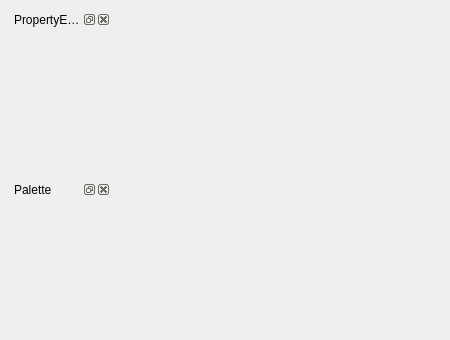
<?xml version="1.0" encoding="UTF-8"?>
<ui version="4.0">
 <class>MigrationEditor</class>
 <widget class="QWidget" name="MigrationEditor">
  <property name="geometry">
   <rect>
    <x>0</x>
    <y>0</y>
    <width>450</width>
    <height>340</height>
   </rect>
  </property>
  <property name="sizePolicy">
   <sizepolicy hsizetype="Ignored" vsizetype="Ignored">
    <horstretch>0</horstretch>
    <verstretch>0</verstretch>
   </sizepolicy>
  </property>
  <property name="windowTitle">
   <string>Form</string>
  </property>
  <widget class="QWidget" name="editorWidget" native="true">
   <property name="geometry">
    <rect>
     <x>120</x>
     <y>10</y>
     <width>321</width>
     <height>321</height>
    </rect>
   </property>
   <property name="sizePolicy">
    <sizepolicy hsizetype="Ignored" vsizetype="Ignored">
     <horstretch>0</horstretch>
     <verstretch>0</verstretch>
    </sizepolicy>
   </property>
  </widget>
  <widget class="QDockWidget" name="propertyEditorDock">
   <property name="geometry">
    <rect>
     <x>10</x>
     <y>10</y>
     <width>101</width>
     <height>161</height>
    </rect>
   </property>
   <property name="floating">
    <bool>false</bool>
   </property>
   <property name="allowedAreas">
    <set>Qt::LeftDockWidgetArea</set>
   </property>
   <property name="windowTitle">
    <string>PropertyEditor</string>
   </property>
   <widget class="QWidget" name="dockWidgetContents">
    <widget class="PropertyEditorView" name="propertyEditor" native="true">
     <property name="geometry">
      <rect>
       <x>0</x>
       <y>0</y>
       <width>101</width>
       <height>141</height>
      </rect>
     </property>
    </widget>
   </widget>
  </widget>
  <widget class="QDockWidget" name="paletteDock">
   <property name="geometry">
    <rect>
     <x>10</x>
     <y>180</y>
     <width>101</width>
     <height>151</height>
    </rect>
   </property>
   <property name="floating">
    <bool>false</bool>
   </property>
   <property name="features">
    <set>QDockWidget::AllDockWidgetFeatures</set>
   </property>
   <property name="allowedAreas">
    <set>Qt::LeftDockWidgetArea</set>
   </property>
   <property name="windowTitle">
    <string>Palette</string>
   </property>
   <widget class="QWidget" name="dockWidgetContents_2"/>
  </widget>
 </widget>
 <customwidgets>
  <customwidget>
   <class>PropertyEditorView</class>
   <extends>QWidget</extends>
   <header>editor/propertyEditorView.h</header>
   <container>1</container>
  </customwidget>
 </customwidgets>
 <resources/>
 <connections/>
</ui>
